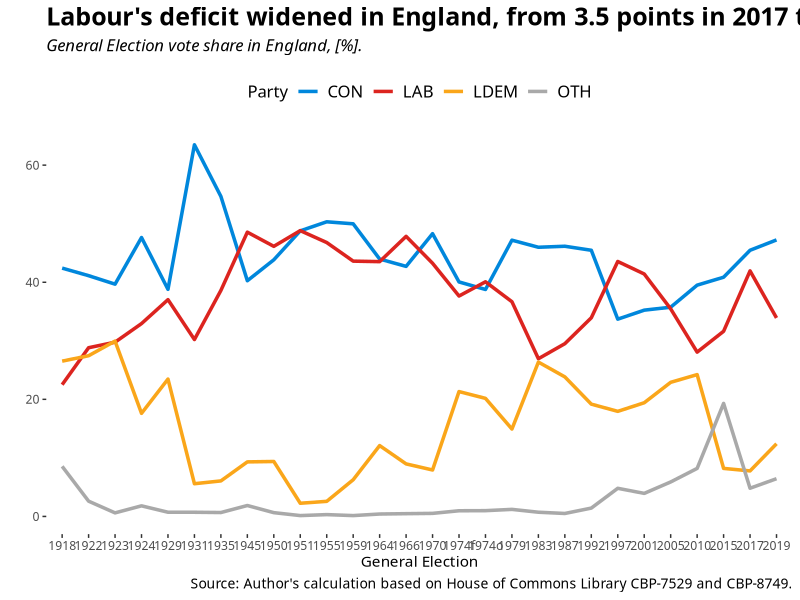
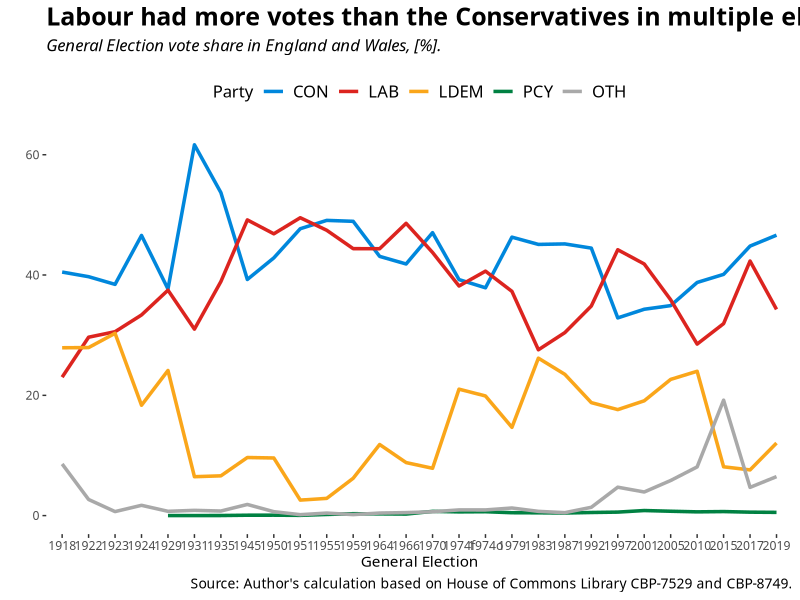
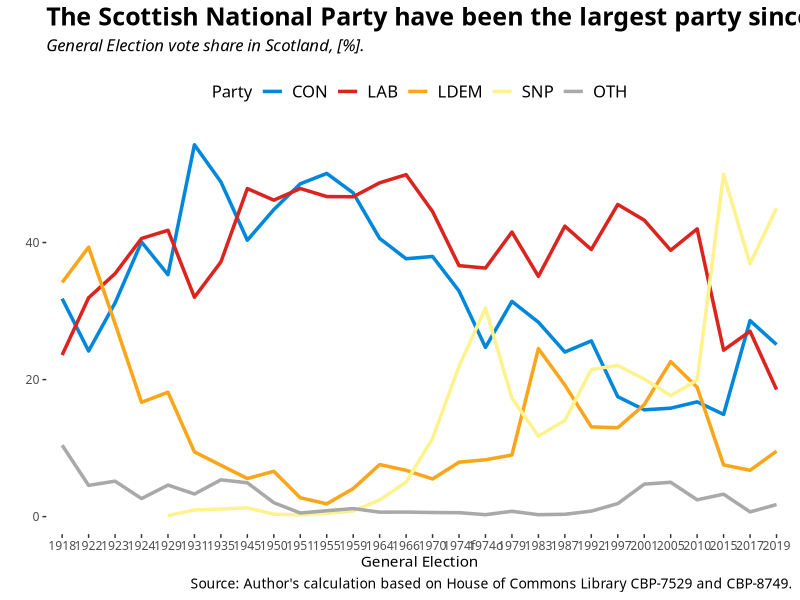
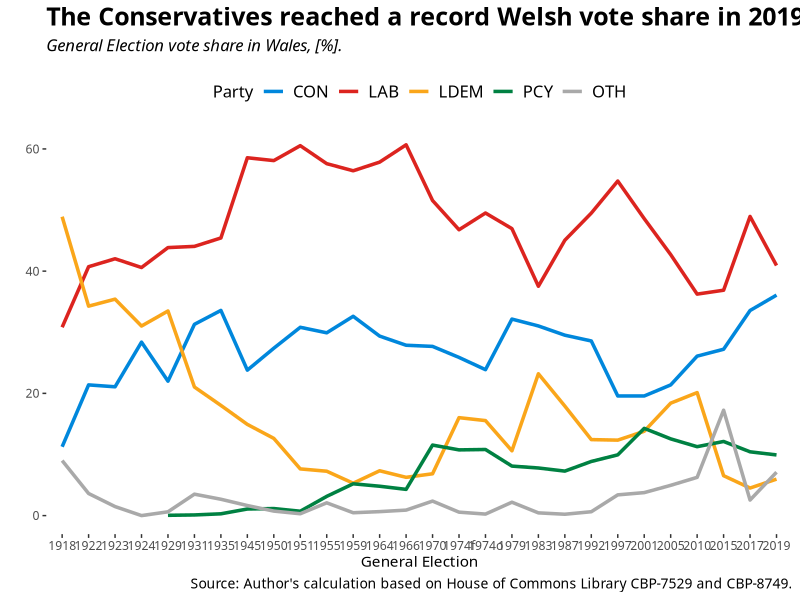

These figures' R source, in order:
#Load the packages
library(tidyverse)
library(readxl)
library(stringr)

#Set the theme
theme_clean <- theme_bw(base_family="Calibri") + 
  theme(legend.position = "top",
        legend.title = element_text(size = 12),
        legend.text = element_text(size = 12),
        plot.title = element_text(size = 18, face = "bold"),
        plot.subtitle = element_text(size = 12, face = "italic", margin = margin(b=12)),
        plot.caption = element_text(size = 10),
        panel.grid.major = element_blank(),
        panel.grid.minor = element_blank(),
        panel.border = element_blank())
theme_set(theme_clean)

#Import the data
vote_eng_df <- read_excel("UK General Election Vote Shares (1918 - 2019) - 2019-12-29.xlsx",
                          sheet = "DATA-Eng")
vote_scot_df <- read_excel("UK General Election Vote Shares (1918 - 2019) - 2019-12-29.xlsx",
                            sheet = "DATA-Scot")
vote_wales_df <- read_excel("UK General Election Vote Shares (1918 - 2019) - 2019-12-29.xlsx",
                            sheet = "DATA-Wales")

#Tidy the data. Scot and Wales vote counts are in thousands
thou_to_mill <- function(x, na.rm = FALSE)(x/1000)

vote_eng_df <- vote_eng_df %>%
  rename_at(2:6, list(~ str_replace(., "$", "_Eng")))
vote_scot_df <- vote_scot_df %>%
  rename_at(2:7, list(~ str_replace(., "$", "_Scot"))) %>%
  mutate_at(2:7, thou_to_mill)
vote_wales_df <- vote_wales_df %>%
  rename_at(2:7, list(~ str_replace(., "$", "_Wales"))) %>%
  mutate_at(2:7, thou_to_mill)

vote_join_df <- full_join(vote_eng_df, vote_scot_df, by = "General_Election") %>%
  full_join(., vote_wales_df, by = "General_Election")
vote_join_df$General_Election[16] <- "1974f"
vote_join_df$General_Election[17] <- "1974o"

voteshare_eng_df <- vote_join_df %>%
  select("General_Election", ends_with("_Eng")) %>%
  mutate(CON = CON_Eng*100 / TOTAL_Eng,
         LAB = LAB_Eng*100 / TOTAL_Eng,
         LDEM = LDEM_Eng*100 / TOTAL_Eng,
         OTH = OTH_Eng*100 / TOTAL_Eng) %>%
  select("General_Election", 7:10) %>%
  pivot_longer(cols = 2:5,
               names_to = "Party",
               values_to = "Share",
               values_drop_na = TRUE)

voteshare_scot_df <- vote_join_df %>%
  select("General_Election", ends_with("_Scot")) %>%
  mutate(CON = CON_Scot*100 / TOTAL_Scot,
         LAB = LAB_Scot*100 / TOTAL_Scot,
         LDEM = LDEM_Scot*100 / TOTAL_Scot,
         SNP = SNP_Scot*100 / TOTAL_Scot,
         OTH = OTH_Scot*100 / TOTAL_Scot) %>%
  select("General_Election", 8:12) %>%
  pivot_longer(cols = 2:6,
               names_to = "Party",
               values_to = "Share",
               values_drop_na = TRUE)

voteshare_wales_df <- vote_join_df %>%
  select("General_Election", ends_with("_Wales")) %>%
  mutate(CON = CON_Wales*100 / TOTAL_Wales,
         LAB = LAB_Wales*100 / TOTAL_Wales,
         LDEM = LDEM_Wales*100 / TOTAL_Wales,
         PCY = PCY_Wales*100 / TOTAL_Wales,
         OTH = OTH_Wales*100 / TOTAL_Wales) %>%
  select("General_Election", 8:12) %>%
  pivot_longer(cols = 2:6,
               names_to = "Party",
               values_to = "Share",
               values_drop_na = TRUE)
voteshare_engwales_df <- vote_join_df %>%
  select(-ends_with("_Scot")) %>% #as we need the first column, plus Eng and Wales
  mutate(TOTAL = TOTAL_Eng + TOTAL_Wales,
         CON = (CON_Eng + CON_Wales)*100 / TOTAL,
         LAB = (LAB_Eng + LAB_Wales)*100 / TOTAL,
         LDEM = (LDEM_Eng + LDEM_Wales)*100 / TOTAL,
         PCY = PCY_Wales*100 / TOTAL,
         OTH = (OTH_Eng + OTH_Wales)*100 / TOTAL) %>%
  select("General_Election", 14:18) %>%
  pivot_longer(cols = 2:6,
               names_to = "Party",
               values_to = "Share",
               values_drop_na = TRUE)

#Set factors
voteshare_eng_df$Party <- factor(voteshare_eng_df$Party,
                                  levels = c("CON", "LAB", "LDEM", "OTH"))
voteshare_scot_df$Party <- factor(voteshare_scot_df$Party,
                                 levels = c("CON", "LAB", "LDEM", "SNP", "OTH"))
voteshare_wales_df$Party <- factor(voteshare_wales_df$Party,
                                  levels = c("CON", "LAB", "LDEM", "PCY", "OTH"))
voteshare_engwales_df$Party <- factor(voteshare_engwales_df$Party,
                                   levels = c("CON", "LAB", "LDEM", "PCY", "OTH"))

#Create the graphs
voteshare_eng_gg <- ggplot(data = voteshare_eng_df,
                           aes(x = General_Election,
                               y = Share, group = Party)) +
  geom_line(aes(colour = Party), size = 1.2) +
  scale_colour_manual(values = c("#0087DC", "#DC241f", "#FAA61A", "#a9a9a9")) +
  labs(title = "Labour's deficit widened in England, from 3.5 points in 2017 to 13.3 points in 2019.",
       subtitle = "General Election vote share in England, [%].",
       caption = "Source: Author's calculation based on House of Commons Library CBP-7529 and CBP-8749.",
       x = "General Election",
       y = "")

voteshare_scot_gg <- ggplot(data = voteshare_scot_df,
                            aes(x = General_Election,
                                y = Share, group = Party)) +
  geom_line(aes(colour = Party), size = 1.2) +
  scale_colour_manual(values = c("#0087DC", "#DC241f", "#FAA61A", "#FDF38E", "#a9a9a9")) +
  labs(title = "The Scottish National Party have been the largest party since the 2014 referendum.",
       subtitle = "General Election vote share in Scotland, [%].",
       caption = "Source: Author's calculation based on House of Commons Library CBP-7529 and CBP-8749.",
       x = "General Election",
       y = "")

voteshare_wales_gg <- ggplot(data = voteshare_wales_df,
                            aes(x = General_Election,
                                y = Share, group = Party)) +
  geom_line(aes(colour = Party), size = 1.2) +
  scale_colour_manual(values = c("#0087DC", "#DC241f", "#FAA61A", "#008142", "#a9a9a9")) +
  labs(title = "The Conservatives reached a record Welsh vote share in 2019.",
       subtitle = "General Election vote share in Wales, [%].",
       caption = "Source: Author's calculation based on House of Commons Library CBP-7529 and CBP-8749.",
       x = "General Election",
       y = "")

voteshare_engwales_gg <- ggplot(data = voteshare_engwales_df,
                               aes(x = General_Election,
                                   y = Share, group = Party)) +
  geom_line(aes(colour = Party), size = 1.2) +
  scale_colour_manual(values = c("#0087DC", "#DC241f", "#FAA61A", "#008142", "#a9a9a9")) +
  labs(title = "Labour had more votes than the Conservatives in multiple elections since 1950.",
       subtitle = "General Election vote share in England and Wales, [%].",
       caption = "Source: Author's calculation based on House of Commons Library CBP-7529 and CBP-8749.",
       x = "General Election",
       y = "")
